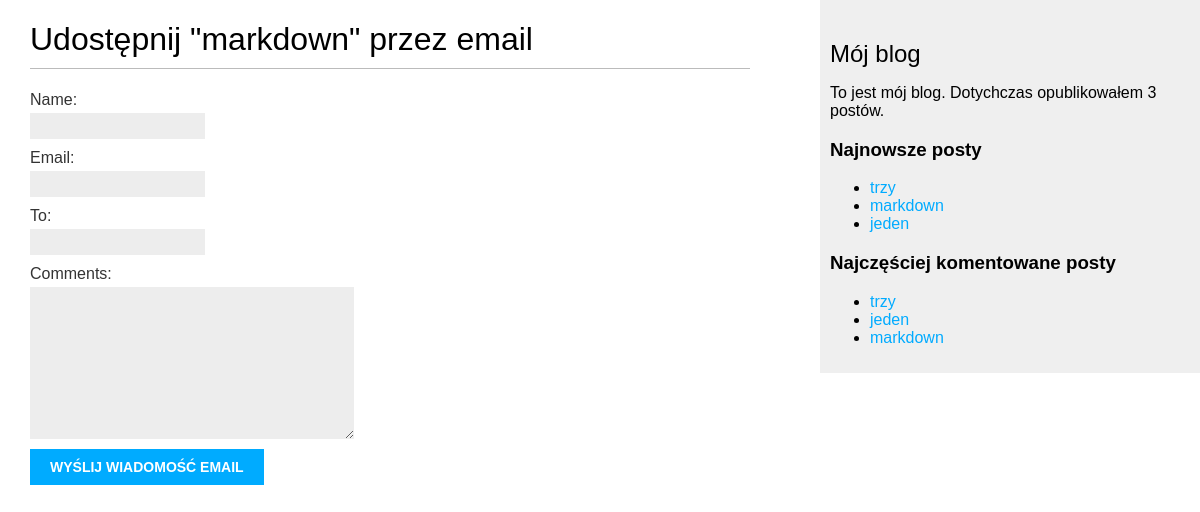
/blog/2/share/, run on the app's committed database.
### blog/models.py (models this page shows, shortened)
class Post(models.Model):
    STATUS_CHOICES = (('draft', 'Roboczy'), ('published', 'Opublikowany'))
    title = models.CharField(max_length=250)
    slug = models.SlugField(max_length=250, unique_for_date='publish')
    author = models.ForeignKey(User, related_name='blog_posts', on_delete=models.CASCADE)
    body = models.TextField()
    publish = models.DateTimeField(default=timezone.now)
    created = models.DateTimeField(auto_now_add=True)
    updated = models.DateTimeField(auto_now=True)
    status = models.CharField(max_length=10, choices=STATUS_CHOICES, default='draft')
    objects = models.Manager()
    published = PublishedManager()
    tags = TaggableManager()
    class Meta:
        ordering = ('-publish',)
    def get_absolute_url(self):
        return reverse('blog:post_detail', args=[self.publish.year,
                                                 self.publish.strftime('%m'),
                                                 self.publish.strftime('%d'),
                                                 self.slug])

### blog/views.py (the view)
# urls.py: url(r'^(?P<post_id>\d+)/share/$', views.post_share, name='post_share'),
def post_share(request, post_id):
    post = get_object_or_404(Post, id=post_id, status='published')
    sent = False
    if request.method == 'POST':
        form = EmailPostForm(request.POST)
        if form.is_valid():
            cd = form.cleaned_data
            post_url = request.build_absolute_uri(post.get_absolute_url())
            subject = '{} ({}) zachęca do przeczytania "{}" '.format(cd['name'], cd['email'], post.title)
            message = 'Przeczytaj post "{}" na stronie {}\n\n Komentarz dodany przez {}: {}'.format(post.title, post_url , cd['name'], cd['comments'])
            send_mail(subject, message, 'admin@myblog.com', [cd['to']])
            sent = True
    else:
        form = EmailPostForm()
    return render(request, 'blog/post/share.html', {'post': post, 'form': form, 'sent': sent})

### blog/forms.py
class EmailPostForm(forms.Form):
    name = forms.CharField(max_length=25)
    email = forms.EmailField()
    to = forms.EmailField()
    comments = forms.CharField(required=False, widget=forms.Textarea)

### blog/models.py (called while the page is built)
    def get_queryset(self):
        return super(PublishedManager, self).get_queryset().filter(status='published')

### blog/templatetags/blog_tags.py (called while the page is built)
@register.simple_tag
def total_posts():
    return Post.published.count()

@register.inclusion_tag('blog/post/latest_posts.html')
def show_latest_posts(count=5):
    latest_posts = Post.published.order_by('-publish')[:count]
    return {'latest_posts': latest_posts}

@register.simple_tag
def get_most_commented_posts(count=5):
    return Post.published.annotate(total_comments=Count('comments')).order_by('-total_comments')[:count]

### blog/templates/blog/post/share.html (shortened to what this page needs)
{% extends "blog/base.html" %}
{% block content %}
    {% if sent %}
        <h1>Wiadomość email została wysłana</h1>
        <p>Wysłanie posta "{{ post.title }}" do {{ cd.to }} zakończyło się sukcesem</p>
    {% else %}
        <h1>Udostępnij "{{ post.title }}" przez email</h1>
        <form action="." method="post">
            {{ form.as_p }}
            <input type="submit" value="Wyślij wiadomość email">
        </form>
    {% endif %}
{% endblock %}

### blog/templates/blog/base.html (shortened to what this page needs)
{% load staticfiles blog_tags %}
<!DOCTYPE html>
<html lang="en">
<head>
    <link href="{% static 'css/blog.css' %}" rel="stylesheet">
</head>
<body>
    <div id="content">
        {% block content %}
        {% endblock %}
    </div>
    <div id="sidebar">
        <h2>Mój blog</h2>
        <p>To jest mój blog. Dotychczas opublikowałem {% total_posts %} postów.</p>
        <h3>Najnowsze posty</h3>
        {% show_latest_posts 3 %}
        <h3>Najczęściej komentowane posty</h3>
        {% get_most_commented_posts as most_commented_posts %}
        <ul>
            {% for post in most_commented_posts %}
                <li>
                    <a href="{{ post.get_absolute_url }}">{{ post.title }}</a>
                </li>
            {% endfor %}
        </ul>
    </div>
</body>
</html>

### blog/templates/blog/post/latest_posts.html
<ul>
    {% for post in latest_posts %}
        <li>
            <a href="{{ post.get_absolute_url }}">{{ post.title }}</a>
        </li>
    {% endfor %}
</ul>

### blog/static/css/blog.css (style rules this page uses)
body { margin:0; padding:0; font-family:helvetica, sans-serif; }
a { color:#00abff; text-decoration:none; }
h1 { font-weight:normal; border-bottom:1px solid #bbb; padding:0 0 10px 0; }
h2 { font-weight:normal; margin:30px 0 0; }
#content { float:left; width:60%; padding:0 0 0 30px; }
#sidebar { float:right; width:30%; padding:10px; background:#efefef; height:100%; }
label { float:left; clear:both; color:#333; margin-bottom:4px; }
input, textarea { clear:both; float:left; margin:0 0 10px; background:#ededed; border:0; padding:6px 10px; font-size:12px; }
input[type=submit] { font-weight:bold; background:#00abff; color:#fff; padding:10px 20px; font-size:14px; text-transform:uppercase; }

### data on the page
Post: title "markdown"
Post: title "trzy"
Post: title "jeden"
